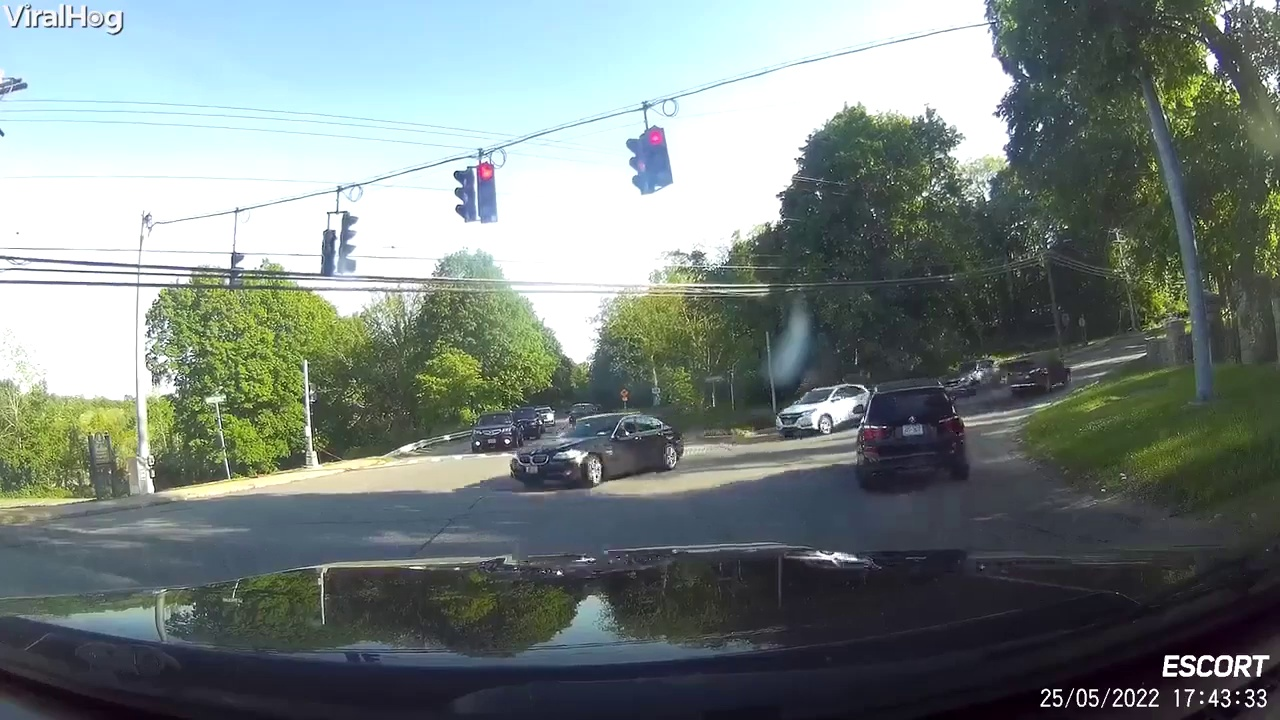
#> input picture ALERTE/accident_15-44-03.jpg, 1280 x 720 px
$ python -i detector.py   (imports and definitions only)
#> lines starting #> are read from the running program, lines starting #| are printed output that depends on the picture; after the words box and inside, x2 and y2 are one past the last pixel; in counts of white or black regions, pixels touching at a corner belong together
#> further down, picture is the input picture: shape (720, 1280, 3); mean B, G, R 126.1, 129.4, 118.6
# detector.py
import cv2
import numpy as np
from config import REZOLUTIE_PROCESARE, THRESHOLD_ANOMALIE

class MotionAnomalyDetector:
    def __init__(self):

        self.fgbg = cv2.createBackgroundSubtractorMOG2(history=500, varThreshold=50, detectShadows=True)

    def analizeaza_cadru(self, frame):
        cadru_procesat = frame.copy()
        frame_mic = cv2.resize(frame, REZOLUTIE_PROCESARE)

        # extragem miscarea
        fgmask = self.fgbg.apply(frame_mic)
#> fgmask: shape (360, 640); every value is 127
        _, fgmask = cv2.threshold(fgmask, 250, 255, cv2.THRESH_BINARY)
#> fgmask: shape (360, 640); every value is 0

        kernel = cv2.getStructuringElement(cv2.MORPH_RECT, (3, 3))
        fgmask = cv2.morphologyEx(fgmask, cv2.MORPH_OPEN, kernel)
        fgmask = cv2.dilate(fgmask, kernel, iterations=2)

        h, w = fgmask.shape
#> h = 360; w = 640
        margine_y = int(h * 0.15)
#> margine_y = 54
        margine_x = int(w * 0.25)
#> margine_x = 160

        # stergem absolut orice miscare de pe margini
        fgmask[0:margine_y, :] = 0
        fgmask[h-margine_y:h, :] = 0
        fgmask[:, 0:margine_x] = 0
        fgmask[:, w-margine_x:w] = 0

        # Desenam cutia de ROI
        scale_x = frame.shape[1] / w
#> scale_x = 2
        scale_y = frame.shape[0] / h
#> scale_y = 2
        p1 = (int(margine_x * scale_x), int(margine_y * scale_y))
#> p1 = (320, 108)
        p2 = (int((w - margine_x) * scale_x), int((h - margine_y) * scale_y))
#> p2 = (960, 612)
        cv2.rectangle(cadru_procesat, p1, p2, (255, 255, 0), 1)
        cv2.putText(cadru_procesat, "ROI - ZONA DE IMPACT", (p1[0], p1[1] - 10), cv2.FONT_HERSHEY_SIMPLEX, 0.4, (255, 255, 0), 1)
#> cadru_procesat: shape (720, 1280, 3); mean B, G, R 126.4, 129.6, 118.2


        contururi, _ = cv2.findContours(fgmask, cv2.RETR_EXTERNAL, cv2.CHAIN_APPROX_SIMPLE)
#> contururi = []

        aria_totala_miscare = 0

        for contur in contururi:
            aria = cv2.contourArea(contur)
            if aria > 400:
                aria_totala_miscare += aria

                # Coordonatele pentru UI
                x, y, w_box, h_box = cv2.boundingRect(contur)
                x_orig = int(x * scale_x)
                y_orig = int(y * scale_y)
                w_orig = int(w_box * scale_x)
                h_orig = int(h_box * scale_y)

                # Desenam UI-ul
                cv2.rectangle(cadru_procesat, (x_orig, y_orig), (x_orig + w_orig, y_orig + h_orig), (255, 255, 0), 1)

                centru_x = x_orig + (w_orig // 2)
                centru_y = y_orig + (h_orig // 2)
                cv2.circle(cadru_procesat, (centru_x, centru_y), 4, (0, 0, 255), -1)
                cv2.line(cadru_procesat, (x_orig, y_orig), (centru_x, centru_y), (255, 255, 0), 1)
                cv2.putText(cadru_procesat, "TARGET", (x_orig, y_orig - 5), cv2.FONT_HERSHEY_SIMPLEX, 0.4, (255, 255, 0), 1)
#> this loop made 0 passes
#> after the loop, aria_totala_miscare = 0

        # 3. Calculam procentul real de miscare raportat strict la centrul ecranului
        total_pixeli_centru = (w - 2 * margine_x) * (h - 2 * margine_y)
#> total_pixeli_centru = 80640
        procent_miscare = (aria_totala_miscare / total_pixeli_centru) * 100
#> procent_miscare = 0

        este_anomalie = procent_miscare > THRESHOLD_ANOMALIE
#> este_anomalie = False


        cv2.putText(cadru_procesat, f"Masa in ROI: {procent_miscare:.2f}%", (10, 80), cv2.FONT_HERSHEY_SIMPLEX, 0.5, (0, 255, 0), 2)
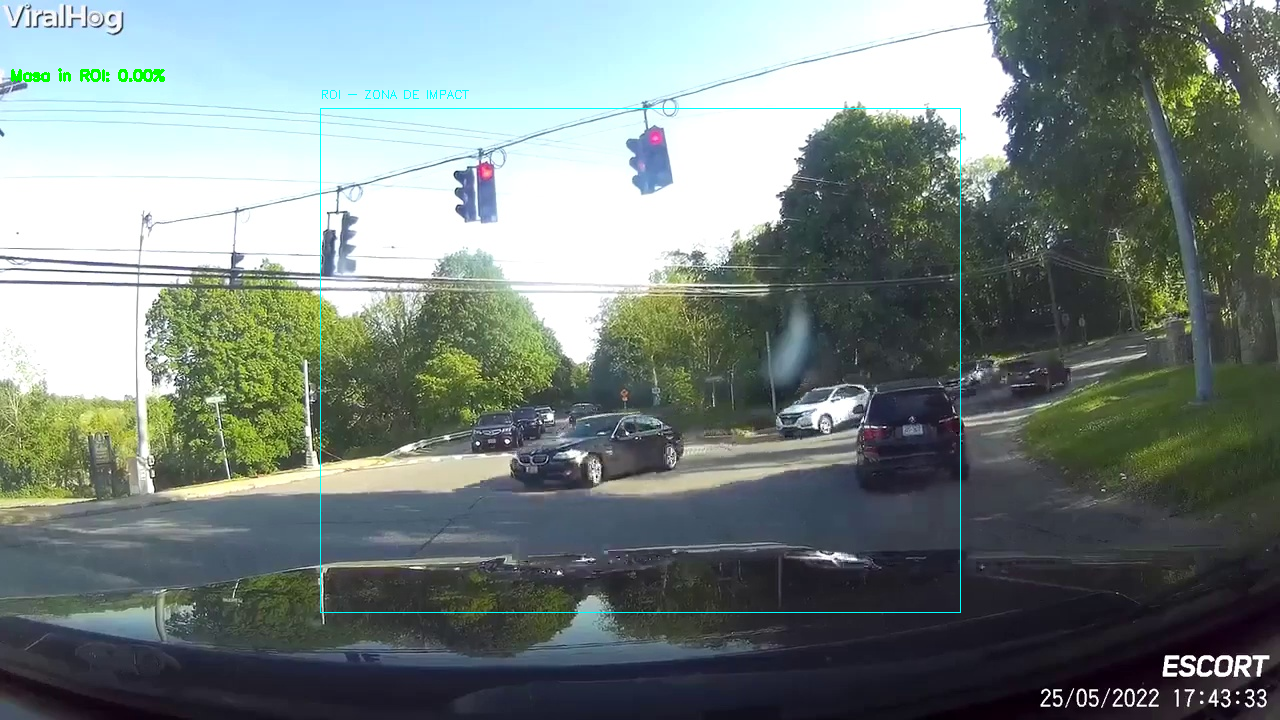
#> cadru_procesat: shape (720, 1280, 3); mean B, G, R 126.1, 129.7, 118

        return este_anomalie, procent_miscare, fgmask, cadru_procesat

>>> import cv2
>>> picture = cv2.imread('ALERTE/accident_15-44-03.jpg')
>>> result = MotionAnomalyDetector().analizeaza_cadru(picture)

$ run again, on ALERTE/accident_15-44-18.jpg
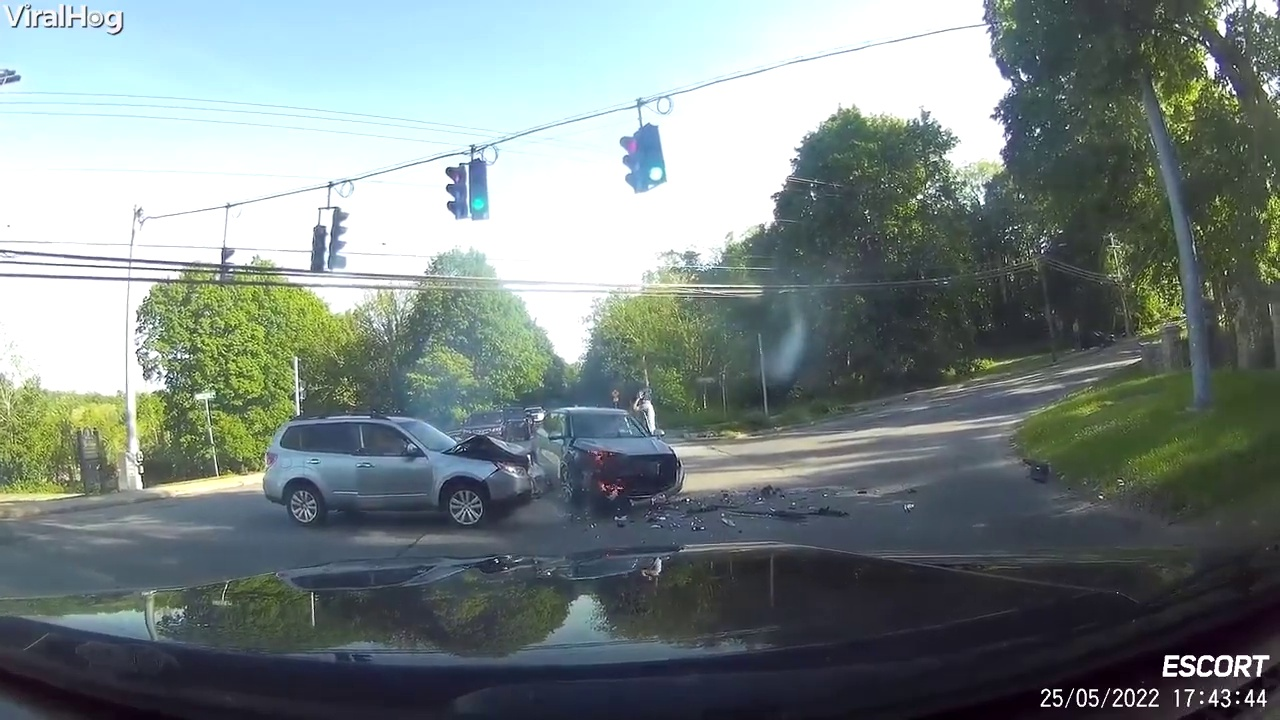
#> input picture ALERTE/accident_15-44-18.jpg, 1280 x 720 px
#> picture is the input picture: shape (720, 1280, 3); mean B, G, R 131, 132.6, 120.9
#> contururi = []
#> after the loop in analizeaza_cadru, `for contur in contururi:`: aria_totala_miscare = 0
#> este_anomalie = False
#> in analizeaza_cadru, `cv2.putText(cadru_procesat, f"Masa in ROI: {procent_miscare:.2f}%", (1..`:
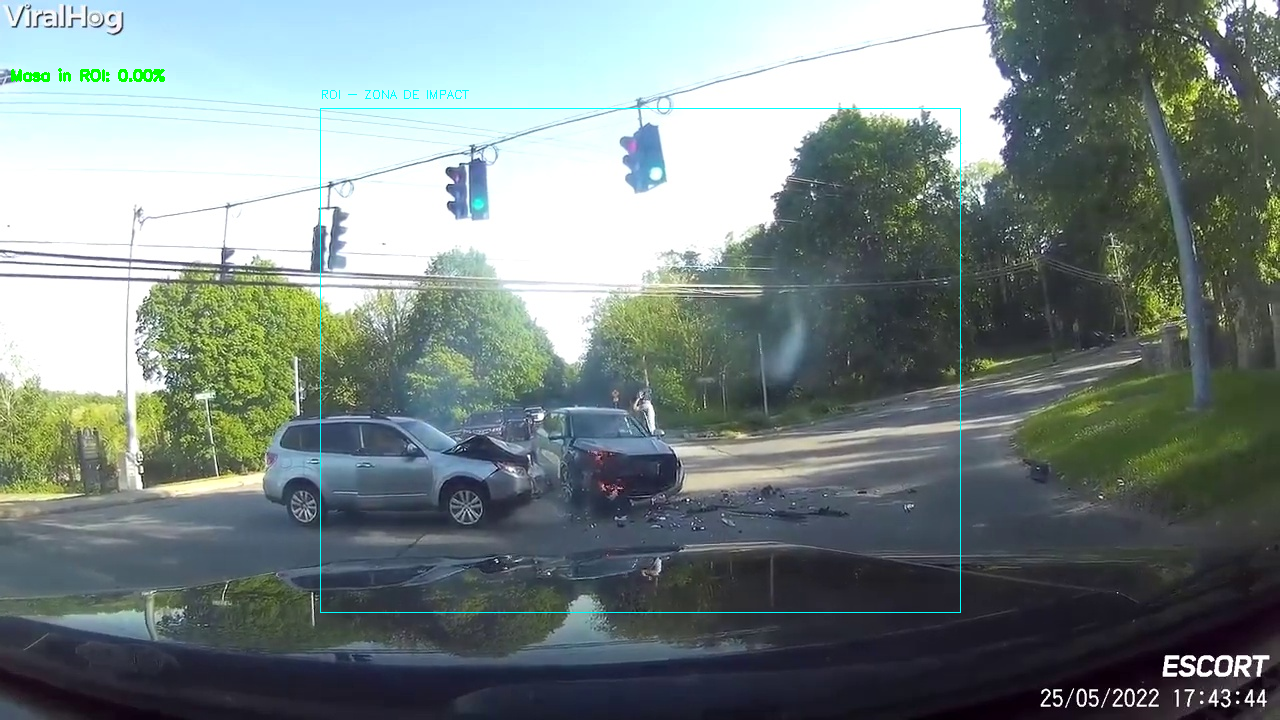
#> cadru_procesat: shape (720, 1280, 3); mean B, G, R 131, 132.9, 120.3

$ run again, on ALERTE/accident_15-54-09.jpg
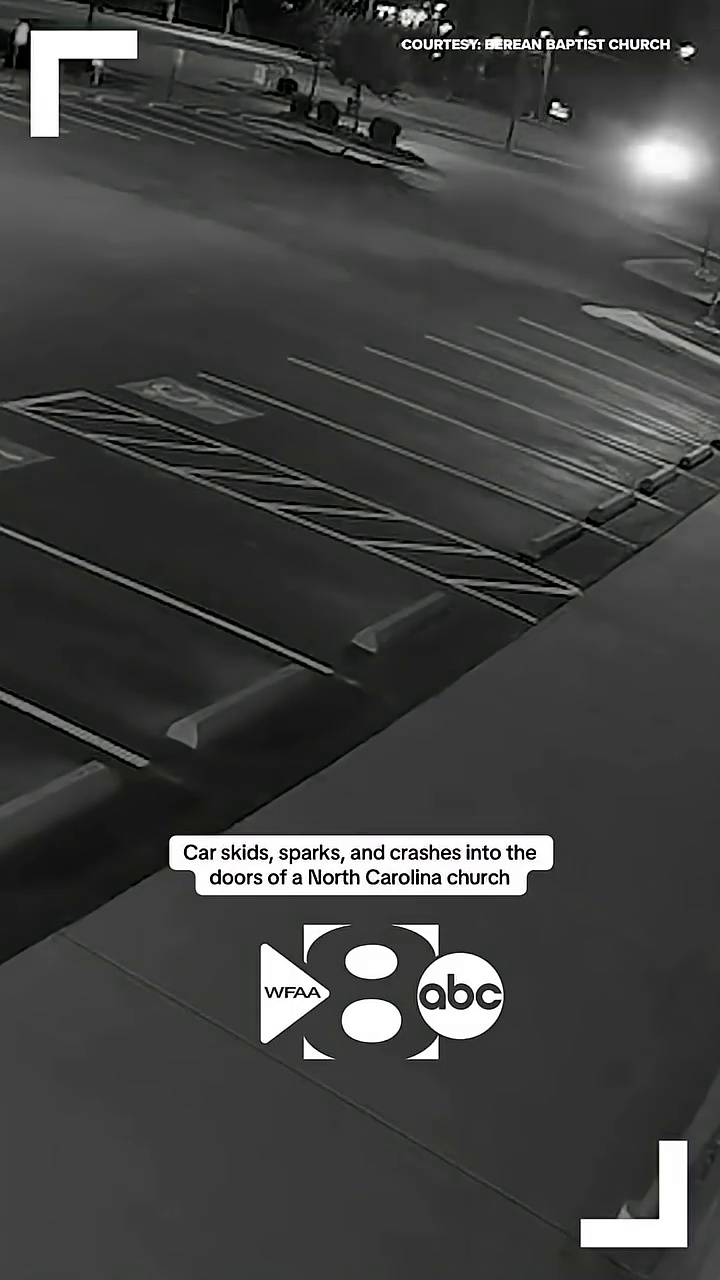
#> input picture ALERTE/accident_15-54-09.jpg, 720 x 1280 px
#> picture is the input picture: shape (1280, 720, 3); mean B, G, R 65.6, 66.4, 65.9
#> in analizeaza_cadru, `fgmask = cv2.morphologyEx(fgmask, cv2.MORPH_OPEN, kernel)`:
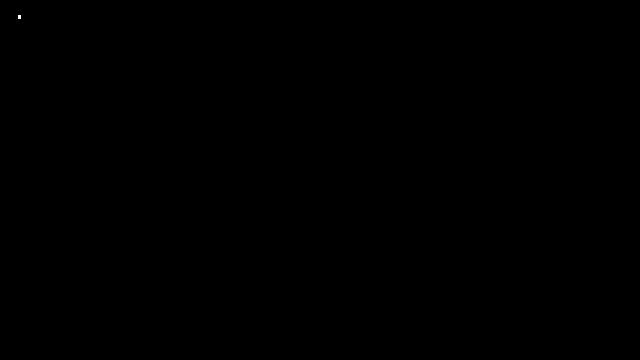
#> fgmask: shape (360, 640); 0.01% white; 1 white region (1 under 20 px)
#> contururi = []
#> after the loop in analizeaza_cadru, `for contur in contururi:`: aria_totala_miscare = 0
#> este_anomalie = False
#> in analizeaza_cadru, `cv2.putText(cadru_procesat, f"Masa in ROI: {procent_miscare:.2f}%", (1..`:
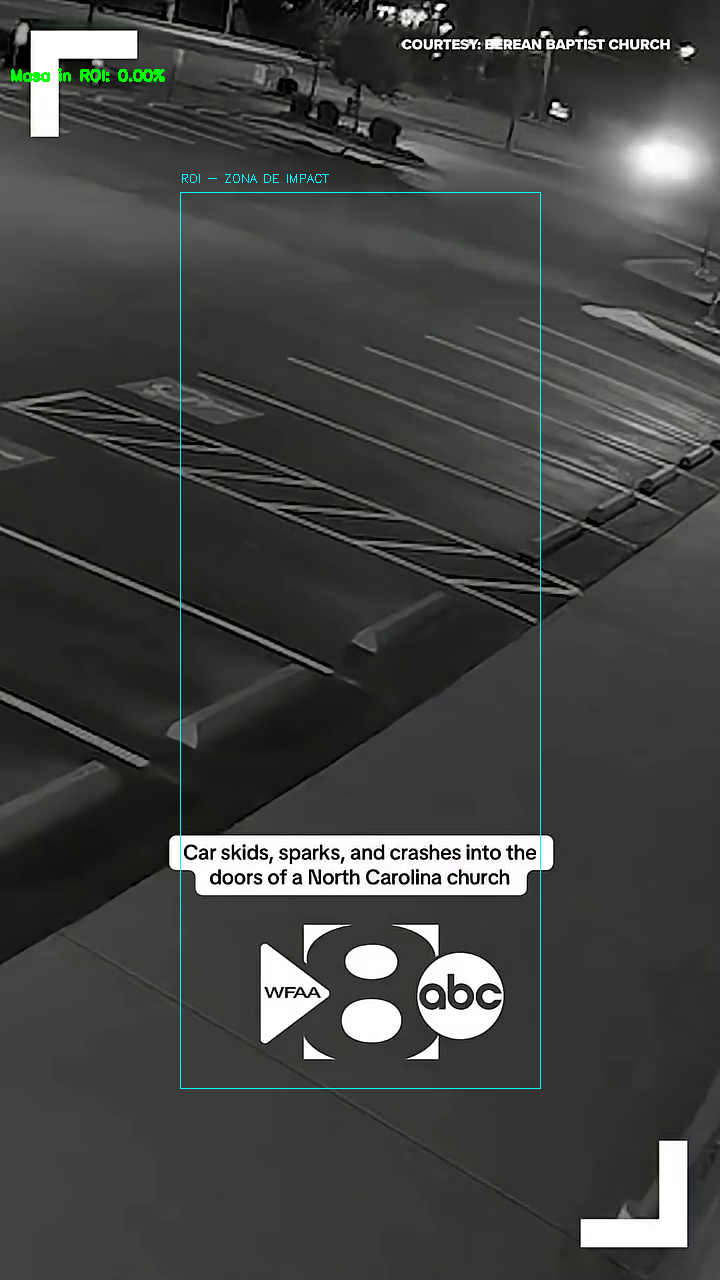
#> cadru_procesat: shape (1280, 720, 3); mean B, G, R 66.1, 67.2, 65.7

$ run again, on ALERTE/accident_15-54-23.jpg
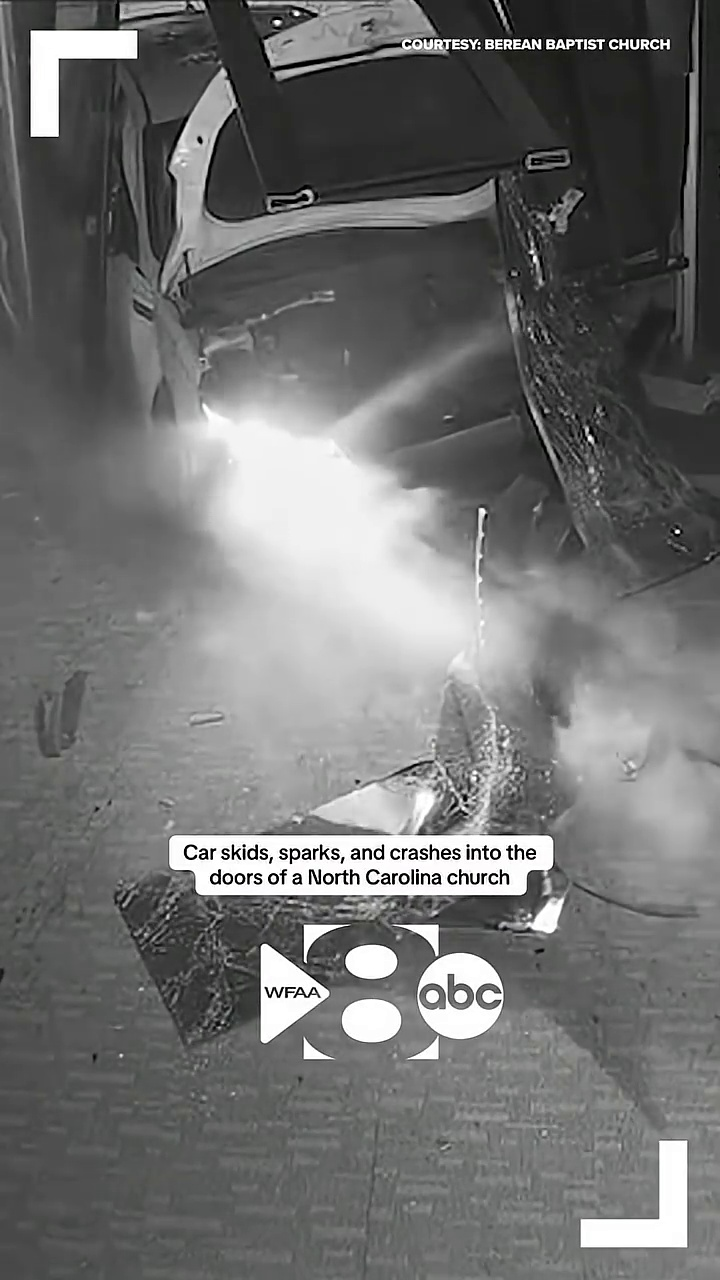
#> input picture ALERTE/accident_15-54-23.jpg, 720 x 1280 px
#> picture is the input picture: shape (1280, 720, 3); mean B, G, R 111.9, 112.2, 111.9
#> in analizeaza_cadru, `fgmask = self.fgbg.apply(frame_mic)`:
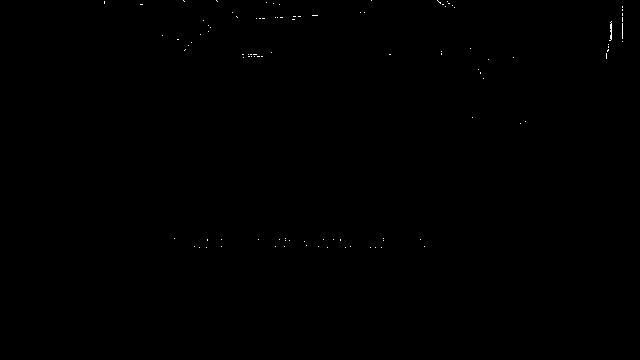
#> fgmask: shape (360, 640); values 127 (black) and 255 (white), 0.09% white in thin lines or dots, all inside (x1, y1, x2, y2) = (104, 0, 623, 248)
#> contururi = []
#> after the loop in analizeaza_cadru, `for contur in contururi:`: aria_totala_miscare = 0
#> este_anomalie = False
#> in analizeaza_cadru, `cv2.putText(cadru_procesat, f"Masa in ROI: {procent_miscare:.2f}%", (1..`:
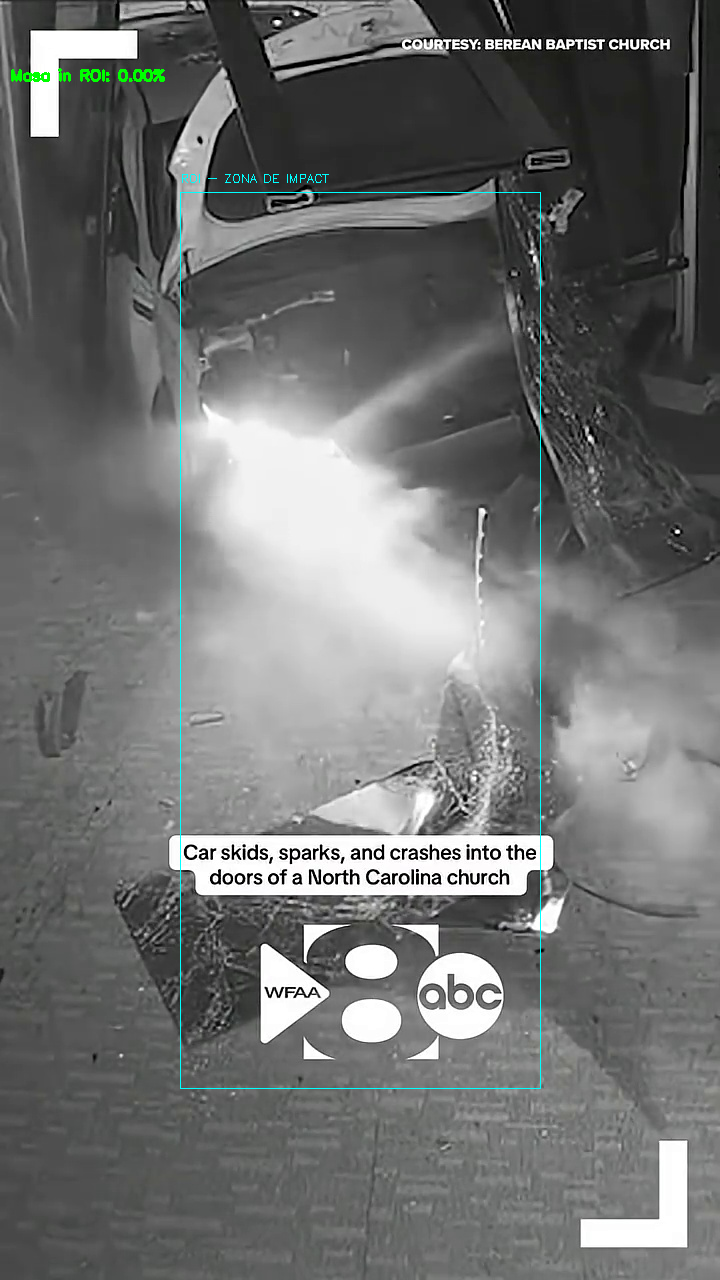
#> cadru_procesat: shape (1280, 720, 3); mean B, G, R 112.2, 112.8, 111.4
